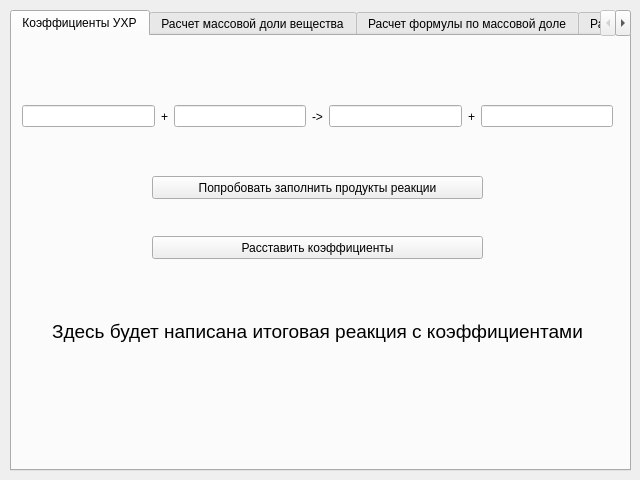
<?xml version="1.0" encoding="UTF-8"?>
<ui version="4.0">
 <class>MainWindow</class>
 <widget class="QMainWindow" name="MainWindow">
  <property name="geometry">
   <rect>
    <x>0</x>
    <y>0</y>
    <width>640</width>
    <height>480</height>
   </rect>
  </property>
  <property name="windowTitle">
   <string>Chemistry Cheat Sheet</string>
  </property>
  <widget class="QWidget" name="centralwidget">
   <widget class="QTabWidget" name="tabWidget">
    <property name="geometry">
     <rect>
      <x>10</x>
      <y>10</y>
      <width>621</width>
      <height>461</height>
     </rect>
    </property>
    <property name="currentIndex">
     <number>0</number>
    </property>
    <widget class="QWidget" name="coefficients_tab">
     <attribute name="title">
      <string>Коэффициенты УХР</string>
     </attribute>
     <widget class="QWidget" name="horizontalLayoutWidget">
      <property name="geometry">
       <rect>
        <x>10</x>
        <y>60</y>
        <width>591</width>
        <height>41</height>
       </rect>
      </property>
      <layout class="QHBoxLayout" name="reaction_area">
       <item>
        <widget class="QLineEdit" name="primary_input_edit"/>
       </item>
       <item>
        <widget class="QLabel" name="input_plus_lbl">
         <property name="text">
          <string>+</string>
         </property>
        </widget>
       </item>
       <item>
        <widget class="QLineEdit" name="secondary_input_edit"/>
       </item>
       <item>
        <widget class="QLabel" name="into_lbl">
         <property name="text">
          <string>-&gt;</string>
         </property>
        </widget>
       </item>
       <item>
        <widget class="QLineEdit" name="primary_output_edit"/>
       </item>
       <item>
        <widget class="QLabel" name="output_plus_lbl">
         <property name="text">
          <string>+</string>
         </property>
        </widget>
       </item>
       <item>
        <widget class="QLineEdit" name="secondary_output_edit"/>
       </item>
      </layout>
     </widget>
     <widget class="QPushButton" name="fill_reaction_btn">
      <property name="geometry">
       <rect>
        <x>140</x>
        <y>140</y>
        <width>331</width>
        <height>23</height>
       </rect>
      </property>
      <property name="text">
       <string>Попробовать заполнить продукты реакции</string>
      </property>
     </widget>
     <widget class="QPushButton" name="fill_coefficients_btn">
      <property name="geometry">
       <rect>
        <x>140</x>
        <y>200</y>
        <width>331</width>
        <height>23</height>
       </rect>
      </property>
      <property name="text">
       <string>Расставить коэффициенты</string>
      </property>
     </widget>
     <widget class="QLabel" name="output_reaction_lbl">
      <property name="geometry">
       <rect>
        <x>10</x>
        <y>260</y>
        <width>591</width>
        <height>71</height>
       </rect>
      </property>
      <property name="font">
       <font>
        <pointsize>14</pointsize>
       </font>
      </property>
      <property name="text">
       <string>Здесь будет написана итоговая реакция с коэффициентами</string>
      </property>
      <property name="alignment">
       <set>Qt::AlignCenter</set>
      </property>
     </widget>
     <widget class="QLabel" name="coefficients_error_lbl">
      <property name="geometry">
       <rect>
        <x>10</x>
        <y>370</y>
        <width>591</width>
        <height>21</height>
       </rect>
      </property>
      <property name="styleSheet">
       <string notr="true">color: red</string>
      </property>
      <property name="text">
       <string/>
      </property>
      <property name="alignment">
       <set>Qt::AlignCenter</set>
      </property>
     </widget>
    </widget>
    <widget class="QWidget" name="mass_calculation_tab">
     <attribute name="title">
      <string>Расчет массовой доли вещества</string>
     </attribute>
     <widget class="QWidget" name="formLayoutWidget">
      <property name="geometry">
       <rect>
        <x>10</x>
        <y>10</y>
        <width>595</width>
        <height>411</height>
       </rect>
      </property>
      <layout class="QFormLayout" name="formLayout">
       <property name="sizeConstraint">
        <enum>QLayout::SetDefaultConstraint</enum>
       </property>
       <property name="fieldGrowthPolicy">
        <enum>QFormLayout::AllNonFixedFieldsGrow</enum>
       </property>
       <property name="rowWrapPolicy">
        <enum>QFormLayout::DontWrapRows</enum>
       </property>
       <property name="verticalSpacing">
        <number>33</number>
       </property>
       <item row="0" column="0">
        <widget class="QLabel" name="substance_lbl">
         <property name="text">
          <string>Формула вещества</string>
         </property>
        </widget>
       </item>
       <item row="0" column="1">
        <widget class="QLineEdit" name="substance_edit"/>
       </item>
       <item row="1" column="0">
        <widget class="QLabel" name="element_lbl">
         <property name="text">
          <string>Элемент</string>
         </property>
        </widget>
       </item>
       <item row="1" column="1">
        <widget class="QLineEdit" name="element_edit"/>
       </item>
       <item row="2" column="0" colspan="2">
        <widget class="QPushButton" name="calculate_mass_btn">
         <property name="text">
          <string>Рассчитать массовую долю элемента в веществе</string>
         </property>
        </widget>
       </item>
       <item row="3" column="0">
        <widget class="QLabel" name="substance_mass_lbl">
         <property name="text">
          <string>Молекулярная масса
вещества</string>
         </property>
        </widget>
       </item>
       <item row="3" column="1">
        <widget class="QLineEdit" name="substance_mass_edit"/>
       </item>
       <item row="4" column="0">
        <widget class="QLabel" name="element_mass_lbl">
         <property name="text">
          <string>Молекулярная масса
элемента</string>
         </property>
        </widget>
       </item>
       <item row="4" column="1">
        <widget class="QLineEdit" name="element_mass_edit"/>
       </item>
       <item row="5" column="0">
        <widget class="QLabel" name="mass_fraction_lbl">
         <property name="text">
          <string>Расчёт массовой доли
вещества</string>
         </property>
        </widget>
       </item>
       <item row="5" column="1">
        <widget class="QLabel" name="mass_calculation_lbl">
         <property name="text">
          <string/>
         </property>
        </widget>
       </item>
       <item row="6" column="0" colspan="2">
        <widget class="QLabel" name="output_mass_lbl">
         <property name="font">
          <font>
           <pointsize>14</pointsize>
          </font>
         </property>
         <property name="text">
          <string>Здесь будет написан итоговый ответ</string>
         </property>
         <property name="alignment">
          <set>Qt::AlignCenter</set>
         </property>
        </widget>
       </item>
       <item row="7" column="0" colspan="2">
        <widget class="QLabel" name="mass_error_lbl">
         <property name="styleSheet">
          <string notr="true">color: red</string>
         </property>
         <property name="text">
          <string/>
         </property>
         <property name="alignment">
          <set>Qt::AlignCenter</set>
         </property>
        </widget>
       </item>
      </layout>
     </widget>
    </widget>
    <widget class="QWidget" name="formula_calculation_tab">
     <attribute name="title">
      <string>Расчет формулы по массовой доле</string>
     </attribute>
     <widget class="QWidget" name="verticalLayoutWidget">
      <property name="geometry">
       <rect>
        <x>10</x>
        <y>10</y>
        <width>591</width>
        <height>411</height>
       </rect>
      </property>
      <layout class="QVBoxLayout" name="verticalLayout">
       <property name="spacing">
        <number>20</number>
       </property>
       <item>
        <layout class="QHBoxLayout" name="element1_layout">
         <item>
          <widget class="QLabel" name="element1_lbl">
           <property name="text">
            <string>Элемент 1</string>
           </property>
          </widget>
         </item>
         <item>
          <widget class="QLineEdit" name="element1_edit"/>
         </item>
         <item>
          <widget class="QDoubleSpinBox" name="element1_spinbox">
           <property name="maximum">
            <double>100.000000000000000</double>
           </property>
           <property name="singleStep">
            <double>0.010000000000000</double>
           </property>
          </widget>
         </item>
         <item>
          <widget class="QLabel" name="percent_lbl_1">
           <property name="text">
            <string>%</string>
           </property>
          </widget>
         </item>
        </layout>
       </item>
       <item>
        <layout class="QHBoxLayout" name="element2_layout">
         <item>
          <widget class="QLabel" name="element2_lbl">
           <property name="text">
            <string>Элемент 2</string>
           </property>
          </widget>
         </item>
         <item>
          <widget class="QLineEdit" name="element2_edit"/>
         </item>
         <item>
          <widget class="QDoubleSpinBox" name="element2_spinbox">
           <property name="maximum">
            <double>100.000000000000000</double>
           </property>
           <property name="singleStep">
            <double>0.010000000000000</double>
           </property>
          </widget>
         </item>
         <item>
          <widget class="QLabel" name="percent_lbl_2">
           <property name="text">
            <string>%</string>
           </property>
          </widget>
         </item>
        </layout>
       </item>
       <item>
        <layout class="QHBoxLayout" name="element3_layout">
         <item>
          <widget class="QLabel" name="element3_lbl">
           <property name="text">
            <string>Элемент 3</string>
           </property>
          </widget>
         </item>
         <item>
          <widget class="QLineEdit" name="element3_edit"/>
         </item>
         <item>
          <widget class="QDoubleSpinBox" name="element3_spinbox">
           <property name="maximum">
            <double>100.000000000000000</double>
           </property>
           <property name="singleStep">
            <double>0.010000000000000</double>
           </property>
          </widget>
         </item>
         <item>
          <widget class="QLabel" name="percent_lbl_3">
           <property name="text">
            <string>%</string>
           </property>
          </widget>
         </item>
        </layout>
       </item>
       <item>
        <layout class="QHBoxLayout" name="element4_layout">
         <item>
          <widget class="QLabel" name="element4_lbl">
           <property name="text">
            <string>Элемент 4</string>
           </property>
          </widget>
         </item>
         <item>
          <widget class="QLineEdit" name="element4_edit"/>
         </item>
         <item>
          <widget class="QDoubleSpinBox" name="element4_spinbox">
           <property name="maximum">
            <double>100.000000000000000</double>
           </property>
           <property name="singleStep">
            <double>0.010000000000000</double>
           </property>
          </widget>
         </item>
         <item>
          <widget class="QLabel" name="percent_lbl_4">
           <property name="text">
            <string>%</string>
           </property>
          </widget>
         </item>
        </layout>
       </item>
       <item>
        <widget class="QPushButton" name="calculate_formula_btn">
         <property name="text">
          <string>Рассчитать формулу вещества по массовой доле</string>
         </property>
        </widget>
       </item>
       <item>
        <widget class="QLabel" name="output_formula_lbl">
         <property name="font">
          <font>
           <pointsize>14</pointsize>
          </font>
         </property>
         <property name="text">
          <string>Здесь будет написана итоговая формула</string>
         </property>
         <property name="alignment">
          <set>Qt::AlignCenter</set>
         </property>
        </widget>
       </item>
       <item>
        <widget class="QLabel" name="formula_error_lbl">
         <property name="styleSheet">
          <string notr="true">color: red</string>
         </property>
         <property name="text">
          <string/>
         </property>
         <property name="alignment">
          <set>Qt::AlignCenter</set>
         </property>
        </widget>
       </item>
      </layout>
     </widget>
    </widget>
    <widget class="QWidget" name="equation_tab">
     <attribute name="title">
      <string>Расчет по УХР</string>
     </attribute>
     <widget class="QWidget" name="verticalLayoutWidget_2">
      <property name="geometry">
       <rect>
        <x>10</x>
        <y>10</y>
        <width>591</width>
        <height>411</height>
       </rect>
      </property>
      <layout class="QVBoxLayout" name="verticalLayout_2">
       <item>
        <layout class="QHBoxLayout" name="equation_area">
         <item>
          <widget class="QLineEdit" name="eq_primary_input_edit"/>
         </item>
         <item>
          <widget class="QLabel" name="eq_input_plus_lbl">
           <property name="text">
            <string>+</string>
           </property>
          </widget>
         </item>
         <item>
          <widget class="QLineEdit" name="eq_secondary_input_edit"/>
         </item>
         <item>
          <widget class="QLabel" name="eq_into_lbl">
           <property name="text">
            <string>-&gt;</string>
           </property>
          </widget>
         </item>
         <item>
          <widget class="QLineEdit" name="eq_primary_output_edit"/>
         </item>
         <item>
          <widget class="QLabel" name="eq_output_plus_lbl">
           <property name="text">
            <string>+</string>
           </property>
          </widget>
         </item>
         <item>
          <widget class="QLineEdit" name="eq_secondary_output_edit"/>
         </item>
        </layout>
       </item>
       <item>
        <layout class="QHBoxLayout" name="horizontalLayout">
         <item>
          <widget class="QLabel" name="eq_mass1_lbl">
           <property name="text">
            <string>Масса вещества</string>
           </property>
          </widget>
         </item>
         <item>
          <widget class="QLineEdit" name="eq_substance1_edit"/>
         </item>
         <item>
          <widget class="QLabel" name="equals_lbl">
           <property name="text">
            <string>=</string>
           </property>
          </widget>
         </item>
         <item>
          <widget class="QLineEdit" name="eq_mass_edit"/>
         </item>
         <item>
          <widget class="QLabel" name="g_lbl">
           <property name="text">
            <string>г</string>
           </property>
          </widget>
         </item>
        </layout>
       </item>
       <item>
        <layout class="QHBoxLayout" name="horizontalLayout_2">
         <item>
          <widget class="QLabel" name="eq_mass2_lbl">
           <property name="text">
            <string>Найти массу вещества</string>
           </property>
          </widget>
         </item>
         <item>
          <widget class="QLineEdit" name="eq_substance2_edit"/>
         </item>
        </layout>
       </item>
       <item>
        <widget class="QPushButton" name="calculate_equation_btn">
         <property name="text">
          <string>Рассчитать массу вещества по уравнению</string>
         </property>
        </widget>
       </item>
       <item>
        <widget class="QLabel" name="equation_lbl">
         <property name="text">
          <string>Уравнение с коэффициентами:</string>
         </property>
        </widget>
       </item>
       <item>
        <widget class="QLabel" name="substance1_qty_lbl">
         <property name="text">
          <string>Количество известного вещества:</string>
         </property>
        </widget>
       </item>
       <item>
        <widget class="QLabel" name="mol_fraction_lbl">
         <property name="text">
          <string>Мольное соотношение известного вещества к неизвестному:</string>
         </property>
        </widget>
       </item>
       <item>
        <widget class="QLabel" name="substance2_mass_lbl">
         <property name="text">
          <string>Масса неизвестного вещества:</string>
         </property>
        </widget>
       </item>
       <item>
        <widget class="QLabel" name="output_equation_lbl">
         <property name="font">
          <font>
           <pointsize>14</pointsize>
          </font>
         </property>
         <property name="text">
          <string>Здесь будет написан ответ задачи</string>
         </property>
         <property name="alignment">
          <set>Qt::AlignCenter</set>
         </property>
        </widget>
       </item>
       <item>
        <widget class="QLabel" name="equation_error_lbl">
         <property name="styleSheet">
          <string notr="true">color: red</string>
         </property>
         <property name="text">
          <string/>
         </property>
         <property name="alignment">
          <set>Qt::AlignCenter</set>
         </property>
        </widget>
       </item>
      </layout>
     </widget>
    </widget>
   </widget>
  </widget>
 </widget>
 <resources/>
 <connections/>
</ui>
